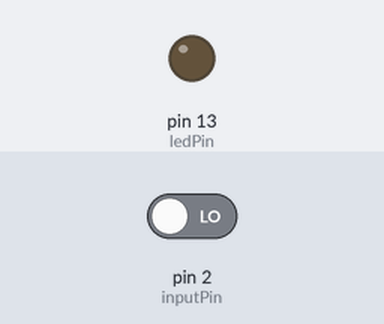
A sketch run on a simulated Arduino Uno, built with avr-gcc and run on an emulated ATmega328P. Shown: output pins drawn as LEDs (lit = HIGH). Inputs (shaded band) come from the test bench; at power-on: pin 2 (inputPin) LOW.

Above: at 1.2 s.
1.3 s: pin 2 (inputPin) driven HIGH
At 2.1 s:
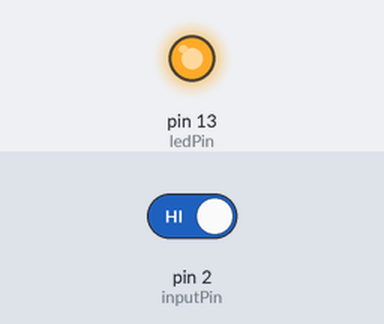
2.8 s: pin 2 (inputPin) driven LOW
At 3.3 s:
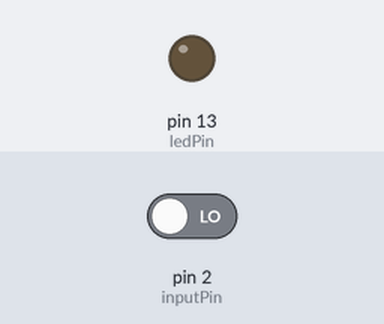
Timing chart, 0 to 5.8 s (numbered marks = the images above; inputs shaded):
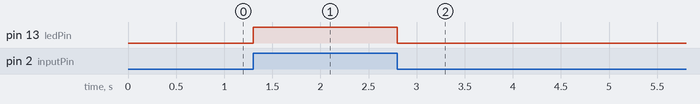

Measured:
- after the input at 1.3 s, pin 13 (ledPin): LOW → HIGH at once
- after the input at 2.8 s, pin 13 (ledPin): HIGH → LOW at once

The sketch:

Push_Button_with_Arduino.ino
```cpp
/*
   Push Button with Arduino
   For more details, visit: https://techzeero.com/arduino-tutorials/how-to-use-a-push-button-switch-with-arduino/
*/

const int ledPin = 13;	// pin for the LED
const int inputPin = 2;	// input pin (for a pushbutton)

void setup()
{
  pinMode(ledPin, OUTPUT);	   //declare LED as output
  pinMode(inputPin, INPUT);	//declare pushbutton as input
}

void loop()
{
  int val = digitalRead(inputPin);	//read input value
  if (val == HIGH)	//check for input is HIGH
  {
    digitalWrite(ledPin, HIGH); //turn LED on if switch is pressed
  }
  else
  {
    digitalWrite(ledPin, LOW);	//turn LED off
  }
}
```
